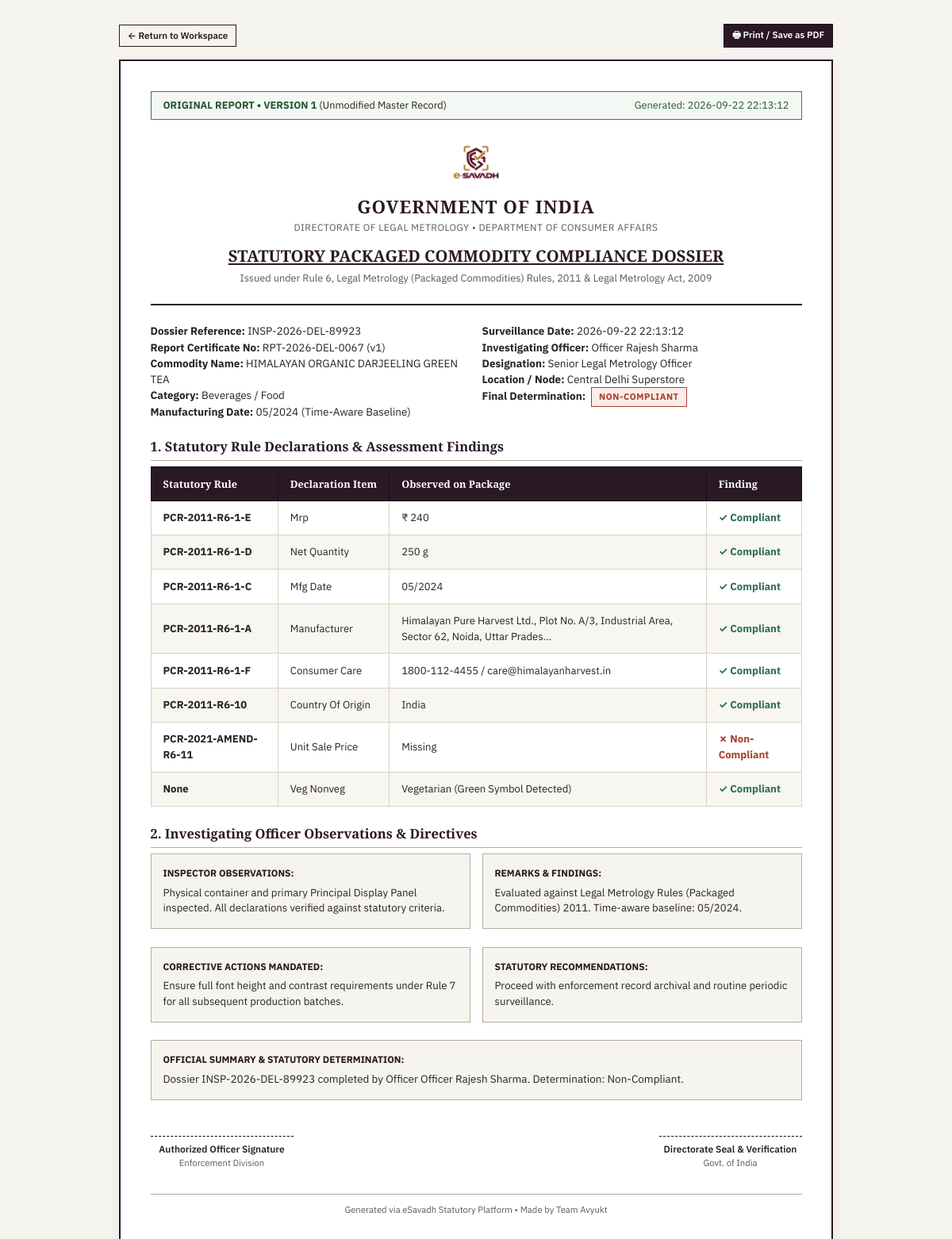
Screenshot of /inspection/67/print (signed in) with the database file from the repository.
### tables this page shows
CREATE TABLE reports (
    id INTEGER PRIMARY KEY AUTOINCREMENT,
    inspection_id INTEGER UNIQUE NOT NULL,
    report_number TEXT UNIQUE NOT NULL,
    title TEXT NOT NULL,
    summary TEXT,
    final_status TEXT NOT NULL,
    generated_by INTEGER NOT NULL,
    generated_at TIMESTAMP DEFAULT CURRENT_TIMESTAMP,
    pdf_path TEXT, observations TEXT, remarks TEXT, corrective_actions TEXT, recommendations TEXT, version_no INTEGER DEFAULT 1, is_revised INTEGER DEFAULT 0, last_edited_by INTEGER, last_edited_at TIMESTAMP, last_edit_reason TEXT,
    FOREIGN KEY (inspection_id) REFERENCES inspections (id) ON DELETE CASCADE,
    FOREIGN KEY (generated_by) REFERENCES users (id) ON DELETE CASCADE
);

CREATE TABLE inspections (
    id INTEGER PRIMARY KEY AUTOINCREMENT,
    ref_no TEXT UNIQUE NOT NULL,
    product_id INTEGER,
    inspector_id INTEGER NOT NULL,
    assigned_team_id INTEGER,
    retailer_id INTEGER,
    location TEXT,
    gps_lat REAL,
    gps_lng REAL,
    purpose TEXT DEFAULT 'Routine Market Surveillance',
    status TEXT DEFAULT 'Completed' CHECK (status IN ('Draft', 'In Progress', 'Review', 'Completed', 'Flagged')),
    compliance_status TEXT DEFAULT 'Needs Review' CHECK (compliance_status IN ('Compliant', 'Non-Compliant', 'Needs Review', 'Insufficient Evidence', 'Not Applicable')),
    source TEXT DEFAULT 'field' CHECK (source IN ('field', 'e-commerce')),
    overall_notes TEXT,
    sync_id TEXT UNIQUE, -- Local idempotency key for offline sync
    created_at TIMESTAMP DEFAULT CURRENT_TIMESTAMP,
    updated_at TIMESTAMP DEFAULT CURRENT_TIMESTAMP,
    FOREIGN KEY (product_id) REFERENCES products (id) ON DELETE SET NULL,
    FOREIGN KEY (inspector_id) REFERENCES users (id) ON DELETE CASCADE,
    FOREIGN KEY (assigned_team_id) REFERENCES teams (id) ON DELETE SET NULL,
    FOREIGN KEY (retailer_id) REFERENCES users (id) ON DELETE SET NULL
);

CREATE TABLE products (
    id INTEGER PRIMARY KEY AUTOINCREMENT,
    barcode TEXT UNIQUE,
    name TEXT NOT NULL,
    category TEXT NOT NULL,
    brand TEXT,
    manufacturer TEXT,
    packer TEXT,
    importer TEXT,
    mfg_date TEXT, -- MM/YYYY or YYYY-MM-DD
    expiry_date TEXT,
    country_of_origin TEXT DEFAULT 'India',
    net_quantity TEXT,
    mrp TEXT,
    created_at TIMESTAMP DEFAULT CURRENT_TIMESTAMP
);

CREATE TABLE users (
    id INTEGER PRIMARY KEY AUTOINCREMENT,
    name TEXT NOT NULL,
    email TEXT UNIQUE NOT NULL,
    password_hash TEXT NOT NULL,
    role TEXT NOT NULL CHECK (role IN ('Admin', 'Inspector', 'Retailer', 'Manufacturer')),
    organization TEXT,
    designation TEXT,
    phone TEXT,
    is_active INTEGER DEFAULT 1,
    created_at TIMESTAMP DEFAULT CURRENT_TIMESTAMP
);

CREATE TABLE compliance_findings (
    id INTEGER PRIMARY KEY AUTOINCREMENT,
    inspection_id INTEGER NOT NULL,
    rule_id INTEGER,
    declaration_field TEXT NOT NULL,
    status TEXT NOT NULL CHECK (status IN ('Compliant', 'Non-Compliant', 'Needs Review', 'Not Applicable', 'Insufficient Evidence')),
    observed_value TEXT,
    expected_value TEXT,
    finding_note TEXT,
    severity TEXT DEFAULT 'Medium' CHECK (severity IN ('Minor', 'Medium', 'Major', 'Critical')),
    created_at TIMESTAMP DEFAULT CURRENT_TIMESTAMP,
    FOREIGN KEY (inspection_id) REFERENCES inspections (id) ON DELETE CASCADE,
    FOREIGN KEY (rule_id) REFERENCES rules (id) ON DELETE SET NULL
);

CREATE TABLE rules (
    id INTEGER PRIMARY KEY AUTOINCREMENT,
    rule_code TEXT UNIQUE NOT NULL, -- e.g. "PCR-2011-R6-1-A"
    rule_name TEXT NOT NULL,
    description TEXT NOT NULL,
    effective_from DATE NOT NULL, -- Date rule came into force
    effective_to DATE,            -- NULL if currently active
    applicable_categories TEXT DEFAULT 'All', -- comma-separated
    requirement_details TEXT NOT NULL,
    penalty_clause TEXT,
    legal_section TEXT DEFAULT 'Rule 6(1), Legal Metrology (Packaged Commodities) Rules, 2011',
    is_active INTEGER DEFAULT 1,
    created_at TIMESTAMP DEFAULT CURRENT_TIMESTAMP
);

### app.py (the view)
@app.route("/inspection/<int:inspection_id>/print")
@login_required
def printable_dossier(inspection_id):
    version_param = request.args.get("version")
    dossier = database.get_inspection_detail(inspection_id, version_override=version_param)
    if not dossier:
        flash("Dossier not found.", "error")
        return redirect(url_for("inspections_list"))
    return render_template("printable_dossier.html", dossier=dossier, viewed_version=version_param)

### templates/printable_dossier.html (shortened to what this page needs)
<!DOCTYPE html>
<html lang="en">
<head>
    <link rel="stylesheet" href="{{ url_for('static', filename='css/style.css') }}">
</head>
<body style="background: var(--color-ledger); padding: 2rem 1rem;">
    <div class="no-print" style="max-width: 900px; margin: 0 auto 1rem auto; display: flex; justify-content: space-between; align-items: center; flex-wrap: wrap; gap: 0.5rem;">
        <div style="display: flex; gap: 0.5rem; align-items: center;">
            <a href="{{ url_for('inspection_detail', inspection_id=dossier.inspection.id, step=4) }}" class="btn btn-outline btn-sm">&larr; Return to Workspace</a>
        </div>
        <button onclick="window.print()" class="btn btn-primary btn-sm">&#128438; Print / Save as PDF</button>
    </div>
    <div class="official-dossier">
        {% if dossier.report and dossier.report.is_viewing_historical %}
        <div style="background: #E8F4FD; border: 2px solid #1F5C8B; padding: 1rem 1.25rem; margin-bottom: 1.5rem; border-radius: 4px;">
            <div style="display: flex; justify-content: space-between; align-items: center; flex-wrap: wrap; gap: 0.5rem; margin-bottom: 0.5rem;">
                <div style="font-size: 1.1rem; font-weight: 700; color: #1F5C8B; text-transform: uppercase;">
                    &#128269; HISTORICAL SNAPSHOT &bull; VERSION {{ dossier.report.version_no }} {% if dossier.report.version_no == 1 %}(Original Master){% else %}(Historical Revision){% endif %}
                </div>
                <span class="status-badge" style="background: #D0E8FA; color: #1F5C8B; border-color: #1F5C8B; font-weight: 700;">
                    HISTORICAL ARCHIVE VIEW
                </span>
            </div>
            <div style="font-size: 0.85rem; color: #1F5C8B;">
                Viewing historical state as recorded on {{ dossier.report.last_edited_at or dossier.report.generated_at }}.
            </div>
        </div>
        {% else %}
        <div style="background: #F4F8F4; border: 1px solid #3B7E48; padding: 0.5rem 1rem; margin-bottom: 1.5rem; display: flex; justify-content: space-between; align-items: center; font-size: 0.85rem;">
            <div>
                <strong style="color: #265930;">ORIGINAL REPORT &bull; VERSION 1</strong> (Unmodified Master Record)
            </div>
            <div style="color: #265930;">
                Generated: {{ dossier.report.generated_at if dossier.report else dossier.inspection.created_at }}
            </div>
        </div>
        {% endif %}
        <div class="dossier-header">
            <img src="{{ url_for('static', filename='img/esavadh_logo.png') }}" alt="eSavadh Official Logo" class="dossier-logo-img">
            <div class="dossier-seal">GOVERNMENT OF INDIA</div>
            <div class="dossier-subseal">DIRECTORATE OF LEGAL METROLOGY &bull; DEPARTMENT OF CONSUMER AFFAIRS</div>
            <h1 style="font-family: var(--font-serif); font-size: 1.35rem; color: var(--color-plum); margin-top: 0.75rem; text-decoration: underline;">
                STATUTORY PACKAGED COMMODITY COMPLIANCE DOSSIER
            </h1>
            <div style="font-size: 0.85rem; color: var(--color-charcoal-muted); margin-top: 0.25rem;">
                Issued under Rule 6, Legal Metrology (Packaged Commodities) Rules, 2011 & Legal Metrology Act, 2009
            </div>
        </div>
        <div style="display: grid; grid-template-columns: 1fr 1fr; gap: 1rem; margin-bottom: 1.5rem; font-size: 0.9rem;">
            <div>
                <strong>Dossier Reference:</strong> {{ dossier.inspection.ref_no }}<br>
                <strong>Report Certificate No:</strong> {{ dossier.report.report_number if dossier.report else 'RPT-2026-DEL-001' }} (v{{ dossier.report.version_no if dossier.report else 1 }})<br>
                <strong>Commodity Name:</strong> {{ dossier.inspection.product_name }}<br>
                <strong>Category:</strong> {{ dossier.inspection.product_category }}<br>
                <strong>Manufacturing Date:</strong> {{ dossier.inspection.product_mfg_date or '05/2024' }} (Time-Aware Baseline)
            </div>
            <div>
                <strong>Surveillance Date:</strong> {{ dossier.inspection.created_at }}<br>
                <strong>Investigating Officer:</strong> {{ dossier.inspection.inspector_name }}<br>
                <strong>Designation:</strong> {{ dossier.inspection.inspector_designation or 'Legal Metrology Officer' }}<br>
                <strong>Location / Node:</strong> {{ dossier.inspection.location or 'Market Node' }}<br>
                <strong>Final Determination:</strong>
                <span class="status-badge {% if dossier.inspection.compliance_status == 'Compliant' %}status-compliant{% else %}status-non-compliant{% endif %}" style="margin-left: 0.25rem;">
                    {{ dossier.inspection.compliance_status }}
                </span>
            </div>
        </div>
        <h3 style="font-family: var(--font-serif); font-size: 1.1rem; color: var(--color-plum); margin-bottom: 0.5rem; border-bottom: 1px solid var(--color-ledger-rule-dark); padding-bottom: 0.25rem;">
            1. Statutory Rule Declarations & Assessment Findings
        </h3>
        <table class="ledger-table" style="margin-bottom: 1.5rem;">
            <thead>
                <tr>
                    <th>Statutory Rule</th>
                    <th>Declaration Item</th>
                    <th>Observed on Package</th>
                    <th>Finding</th>
                </tr>
            </thead>
            <tbody>
                {% for finding in dossier.findings %}
                <tr>
                    <td><strong>{{ finding.rule_code }}</strong></td>
                    <td style="text-transform: capitalize;">{{ finding.declaration_field|replace('_', ' ') }}</td>
                    <td>{{ finding.observed_value }}</td>
                    <td>
                        {% if finding.status == 'Compliant' %}
                        <strong style="color: var(--color-green);">&#10003; Compliant</strong>
                        {% elif finding.status == 'Non-Compliant' %}
                        <strong style="color: var(--color-red);">&#10007; Non-Compliant</strong>
                        {% else %}
                        <span>{{ finding.status }}</span>
                        {% endif %}
                    </td>
                </tr>
                {% endfor %}
            </tbody>
        </table>
        <h3 style="font-family: var(--font-serif); font-size: 1.1rem; color: var(--color-plum); margin-bottom: 0.5rem; border-bottom: 1px solid var(--color-ledger-rule-dark); padding-bottom: 0.25rem;">
            2. Investigating Officer Observations & Directives
        </h3>
        <div style="display: grid; grid-template-columns: 1fr 1fr; gap: 1rem; margin-bottom: 1.5rem;">
            <div style="background: var(--color-ledger); border: 1px solid var(--color-ledger-rule-dark); padding: 1rem;">
                <div style="font-size: 0.8rem; font-weight: 700; color: var(--color-plum); text-transform: uppercase; margin-bottom: 0.35rem;">
                    Inspector Observations:
                </div>
                <div style="font-size: 0.88rem; color: var(--color-charcoal); line-height: 1.5;">
                    {{ dossier.report.observations if dossier.report and dossier.report.observations else 'Physical container and primary Principal Display Panel inspected. All declarations verified against statutory criteria.' }}
                </div>
            </div>
            <div style="background: var(--color-ledger); border: 1px solid var(--color-ledger-rule-dark); padding: 1rem;">
                <div style="font-size: 0.8rem; font-weight: 700; color: var(--color-plum); text-transform: uppercase; margin-bottom: 0.35rem;">
                    Remarks & Findings:
                </div>
                <div style="font-size: 0.88rem; color: var(--color-charcoal); line-height: 1.5;">
                    {{ dossier.report.remarks if dossier.report and dossier.report.remarks else dossier.inspection.overall_notes or 'All declarations evaluated under Legal Metrology (Packaged Commodities) Rules, 2011.' }}
                </div>
            </div>
        </div>
        <div style="display: grid; grid-template-columns: 1fr 1fr; gap: 1rem; margin-bottom: 1.5rem;">
            <div style="background: var(--color-ledger); border: 1px solid var(--color-ledger-rule-dark); padding: 1rem;">
                <div style="font-size: 0.8rem; font-weight: 700; color: var(--color-plum); text-transform: uppercase; margin-bottom: 0.35rem;">
                    Corrective Actions Mandated:
                </div>
                <div style="font-size: 0.88rem; color: var(--color-charcoal); line-height: 1.5;">
                    {{ dossier.report.corrective_actions if dossier.report and dossier.report.corrective_actions else 'Ensure full font height and contrast requirements under Rule 7 for all subsequent production batches.' }}
                </div>
            </div>
            <div style="background: var(--color-ledger); border: 1px solid var(--color-ledger-rule-dark); padding: 1rem;">
                <div style="font-size: 0.8rem; font-weight: 700; color: var(--color-plum); text-transform: uppercase; margin-bottom: 0.35rem;">
                    Statutory Recommendations:
                </div>
                <div style="font-size: 0.88rem; color: var(--color-charcoal); line-height: 1.5;">
                    {{ dossier.report.recommendations if dossier.report and dossier.report.recommendations else 'Proceed with enforcement record archival and routine periodic surveillance.' }}
                </div>
            </div>
        </div>
        <div style="background: var(--color-ledger); border: 1px solid var(--color-ledger-rule-dark); padding: 1rem; margin-bottom: 2rem;">
            <div style="font-size: 0.8rem; font-weight: 700; color: var(--color-plum); text-transform: uppercase; margin-bottom: 0.35rem;">
                Official Summary & Statutory Determination:
            </div>
            <div style="font-size: 0.9rem; color: var(--color-charcoal); line-height: 1.5;">
                {{ dossier.report.summary if dossier.report and dossier.report.summary else dossier.inspection.overall_notes }}
            </div>
        </div>
        <div style="display: flex; justify-content: space-between; margin-top: 3rem; text-align: center;">
            <div>
                <div style="width: 180px; border-bottom: 1px dashed #000; margin: 0 auto 0.5rem auto;"></div>
                <div style="font-size: 0.8rem; font-weight: 600;">Authorized Officer Signature</div>
                <div style="font-size: 0.75rem; color: var(--color-charcoal-muted);">Enforcement Division</div>
            </div>
            <div>
                <div style="width: 180px; border-bottom: 1px dashed #000; margin: 0 auto 0.5rem auto;"></div>
                <div style="font-size: 0.8rem; font-weight: 600;">Directorate Seal & Verification</div>
                <div style="font-size: 0.75rem; color: var(--color-charcoal-muted);">Govt. of India</div>
            </div>
        </div>
        <div style="margin-top: 2rem; border-top: 1px solid var(--color-ledger-rule-dark); padding-top: 0.75rem; text-align: center; font-size: 0.75rem; color: var(--color-charcoal-muted);">
            Generated via eSavadh Statutory Platform &bull; Made by Team Avyukt
        </div>
    </div>
</body>
</html>

### rows the page displays
reports: report "2026-09-22 22:13:12", report "RPT-2026-DEL-0067", report "1", report "Dossier INSP-2026-DEL-89923 completed by Officer Officer Rajesh Sharma. Determination: Non-Compliant."
inspections: inspection.ref_no "INSP-2026-DEL-89923", inspection.created_at "2026-09-22 22:13:12", inspection "Central Delhi Superstore", inspection.compliance_status "NON-COMPLIANT", report "Evaluated against Legal Metrology Rules (Packaged Commodities) 2011. Time-aware baseline: 05/2024."
products: inspection.product_name "HIMALAYAN ORGANIC DARJEELING GREEN TEA", inspection.product_category "Beverages / Food", inspection "05/2024"
users: inspection.inspector_name "Officer Rajesh Sharma", inspection "Senior Legal Metrology Officer"
compliance_findings: rule_code "PCR-2011-R6-1-E", declaration_field "Mrp", observed_value "₹ 240", status "✓ Compliant"
compliance_findings: rule_code "PCR-2011-R6-1-D", declaration_field "Net Quantity", observed_value "250 g", status "✓ Compliant"
compliance_findings: rule_code "PCR-2011-R6-1-C", declaration_field "Mfg Date", observed_value "05/2024", status "✓ Compliant"
compliance_findings: rule_code "PCR-2011-R6-1-A", declaration_field "Manufacturer", observed_value "Himalayan Pure Harvest Ltd., Plot No. A/3, Industrial Area, Sector 62, Noida, Uttar Prades...", status "✓ Compliant"
compliance_findings: rule_code "PCR-2011-R6-1-F", declaration_field "Consumer Care", observed_value "1800-112-4455 / care@himalayanharvest.in", status "✓ Compliant"
compliance_findings: rule_code "PCR-2011-R6-10", declaration_field "Country Of Origin", observed_value "India", status "✓ Compliant"
compliance_findings: rule_code "PCR-2021-AMEND-R6-11", declaration_field "Unit Sale Price", observed_value "Missing", status "✗ Non-Compliant"
compliance_findings: rule_code "None", declaration_field "Veg Nonveg", observed_value "Vegetarian (Green Symbol Detected)", status "✓ Compliant"
